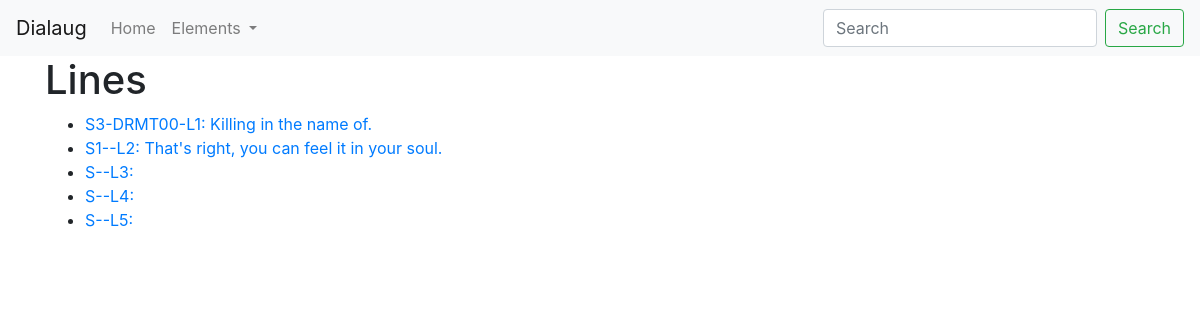
The page /lines/ on the database as committed earlier.
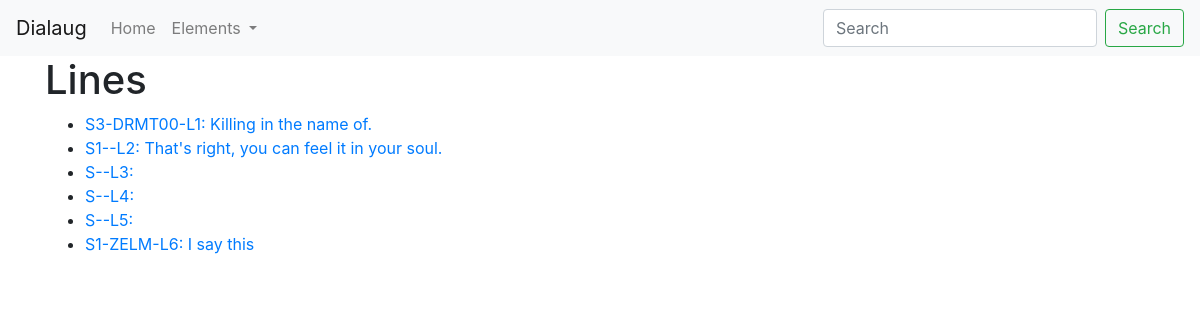
The same page on the database as committed later.
### lines/models.py (models this page shows, shortened)
class Line(models.Model):
    scene = models.ForeignKey(Scene, on_delete=models.PROTECT, default=None, null=True)
    character = models.ForeignKey(Character, on_delete=models.PROTECT, null=True)
    text = models.TextField(default='')
    author = models.ForeignKey(User, on_delete=models.PROTECT, default=1)
    class Meta:
        ordering = ['pk']
    def get_absolute_url(self):
        return reverse("lines:show-line", kwargs={'pk': self.pk})

### scenes/models.py (models this page shows, shortened)
class Scene(models.Model):
    description = models.TextField(default='')
    characters = models.ManyToManyField(Character)

### characters/models.py (models this page shows, shortened)
class Character(models.Model):
    name = models.CharField(blank=True, null=True, max_length=80)
    age = models.PositiveSmallIntegerField(blank=True, null=True)
    gender = models.CharField(blank=True, null=True, max_length=80)
    code = models.CharField(blank=True, null=True, max_length=6)
    description = models.TextField(blank=True, null=True)

### lines/views.py (the view)
# urls.py: path('', views.IndexView.as_view(), name='index'),
class IndexView(generic.ListView):
    template_name = 'lines/index.html'
    context_object_name = "lines"
    def get_queryset(self):
        return Line.objects.all()

### lines/templates/lines/index.html
{% extends 'base.html' %}
{% block content %}
    <div class="container">
        <div class="row">
            <div class="col-md-12">
                <h1>Lines</h1>
                <ul>
                    {% for line in lines %}
                    <li><a href="{{ line.get_absolute_url }}">S{{ line.scene.pk }}-{{ line.character.code }}-L{{ line.pk }}: {{ line.text }}</a></li>
                    {% endfor %}
                </ul>
            </div>
        </div>
    </div>
{% endblock %}

### templates/base.html (shortened to what this page needs)
<!doctype html>
<html lang="en">
  <head>
    <link rel="stylesheet" href="https://stackpath.bootstrapcdn.com/bootstrap/4.5.2/css/bootstrap.min.css">
  </head>
  <body>
    {% include 'standard_nav.html' %}
    {% block content %}{% endblock %}
  </body>
</html>

### templates/standard_nav.html (shortened to what this page needs)
<nav class="navbar navbar-expand-lg navbar-light bg-light">
    <a class="navbar-brand" href="#">Dialaug</a>
    <div class="collapse navbar-collapse" id="navbarSupportedContent">
      <ul class="navbar-nav mr-auto">
        <li class="nav-item">
          <a class="nav-link" href="/">Home</a>
        </li>
        <li class="nav-item dropdown">
          <a class="nav-link dropdown-toggle" href="#" id="navbarDropdown" role="button" data-toggle="dropdown" aria-haspopup="true" aria-expanded="false">
            Elements
          </a>
        </li>
      </ul>
      <form class="form-inline my-2 my-lg-0">
        <input class="form-control mr-sm-2" type="search" placeholder="Search" aria-label="Search">
        <button class="btn btn-outline-success my-2 my-sm-0" type="submit">Search</button>
      </form>
    </div>
</nav>

Rows that differ between the two databases and show on the page:
added Line: scene.pk "1", character.code "ZELM", pk "6", text "I say this"
